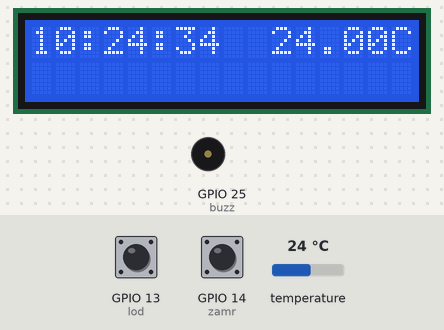
Recording of a sketch running on a simulated ESP32. Parts: 16×2 character LCD, buzzer (waves = sounding, pin HIGH). The inputs (shaded band) are chosen by the test bench; at power-on: GPIO 13 (lod) HIGH, GPIO 14 (zamr) HIGH, temperature 24 °C. WiFi joins after 1.5 s; servers stay silent unless stated; the local clock reads 2024-03-15 10:24:30 at power-on unless the sketch sets it.

Above: at 5.3 s.
5.4 s: GPIO 13 (lod) pulled LOW for 1 s
At 6.5 s:
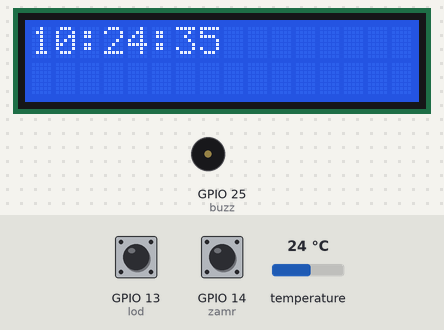
8.2 s: GPIO 14 (zamr) pulled LOW for 0.15 s
At 9.09 s:
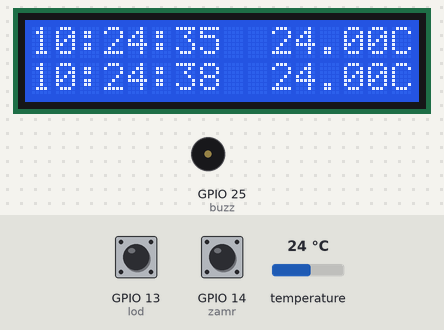
10.7 s: GPIO 13 (lod) driven LOW and GPIO 14 (zamr) driven LOW
At 12.7 s:
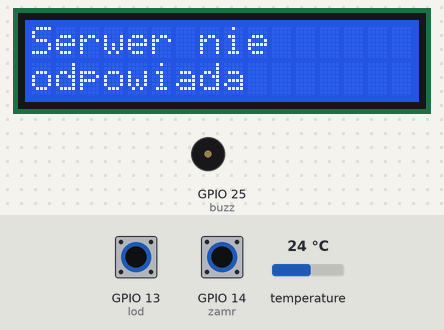
13.4 s: GPIO 14 (zamr) driven HIGH
At 14.7 s:
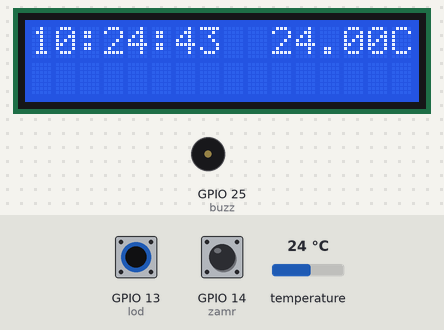
15.8 s: GPIO 14 (zamr) driven LOW
At 16.4 s:
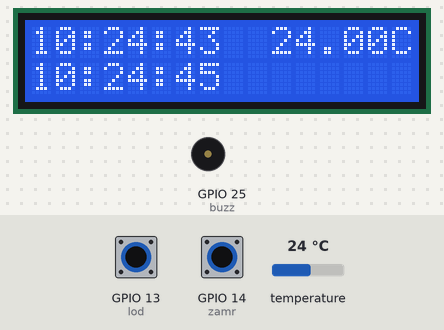
18.0 s: GPIO 14 (zamr) driven HIGH
At 20.7 s:
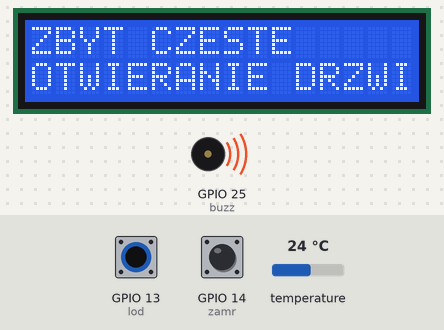
Timing chart, 0 to 22.7 s (numbered marks = the images above; inputs shaded):
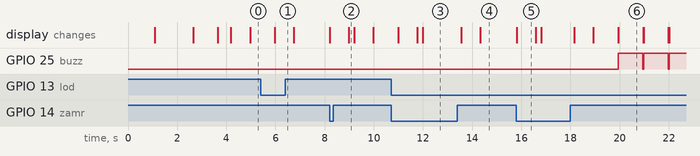

Measured:
- after the input at 5.4 s, the display: changes after 0.58 s (image 1)
- after the input at 8.2 s, the display: first changes at once (image 2 shows a later state)
- after the input at 10.7 s, the display: first changes after 0.29 s (image 3 shows a later state)
- after the input at 13.4 s, the display: first changes after 0.16 s (image 4 shows a later state)
- after the input at 15.8 s, the display: changes at once (image 5)
- after the input at 18.0 s, GPIO 25 (buzz): alternates HIGH for 1.0 s and LOW for 0.03 s, starting after 2.0 s; the display: first changes after 0.15 s (image 6 shows a later state)
- what the display in image 5 shows lasts 0.8 s, from 15.8 s to 16.6 s

The sketch:

sketch_may16a.ino
```cpp
#include <LiquidCrystal_I2C.h>
#include <Wire.h>
#include <RTClib.h>
#include <OneWire.h>
#include <DallasTemperature.h>
#include <WiFi.h>
#include <ESP32Ping.h>
#include <HTTPClient.h>

RTC_DS3231 rtc;
OneWire oneWire(27);
DallasTemperature sensors(&oneWire);
LiquidCrystal_I2C lcd(0x27, 16, 2);
DeviceAddress Device1Address;
int lod = 13, zamr = 14, buzz = 25;
bool flagLOD = false, backup_flagLOD = false, flagZAMR = false, backup_flagZAMR = false, DataSent = true;
int hC = 1000, mC = 1000, sC = 1000, hO = 1000, mO = 1000, sO = 1000, LoC = 0, ZoC = 0, mCtmp = 0, DeviceIDtmp = 13;
float DOtemperatureC, DCtemperatureC;
String timeOD, timeDC, dataNow;

void setup() {
  //esp_sleep_enable_ext0_wakeup(GPIO_NUM_13,1);
  esp_sleep_enable_ext1_wakeup(0x6000,ESP_EXT1_WAKEUP_ANY_HIGH);
  if(digitalRead(lod) == 1 && flagLOD == false && backup_flagLOD == false)
  {
    backup_flagLOD = true;
  }
  if(digitalRead(zamr) == 1 && flagZAMR == false && backup_flagZAMR == false)
  {
    backup_flagZAMR = true;
  }

  Wire.begin(32, 33);

  lcd.init();
  lcd.backlight();
  lcd.setCursor(0, 0);
  lcd.print("Hello, World!");
  pinMode(lod, INPUT_PULLUP);
  pinMode(zamr, INPUT_PULLUP);
  Serial.begin(115200);
  WiFi.mode(WIFI_OFF);
  delay(1000);
  WiFi.mode(WIFI_STA);
  WiFi.begin("TP-Link_24", "pasz12port");

  while (WiFi.status() != WL_CONNECTED){
    //Serial.println("Brak polaczenia");
    lcd.clear();
    lcd.print("Brak polaczenia");
    delay(500);
  }
  lcd.clear();
  lcd.print("Polaczono z WiFi");
  //Serial.print("Nawiazano polaczenie, addres IP : ");
  //Serial.println(WiFi.localIP());

  while(!Ping.ping("192.168.0.169", 1)){
      lcd.clear();
      lcd.print("Serwer nie");
      lcd.setCursor(0, 1);
      lcd.print("odpowiada");
  }
  lcd.clear();
  lcd.setCursor(0, 0);

  delay(500);


  pinMode(buzz, OUTPUT);

  if (!rtc.begin()) {
    AlertsHandler(4);
    while(1);
  }

  //rtc.adjust(DateTime(2021, 5, 20, 17, 56, 0));
  sensors.begin();

  DateTime nowTmp = rtc.now();
  mCtmp = nowTmp.minute();
  if(mCtmp > 58) mCtmp += 1 - 60;
  else mCtmp += 1;
  sC = nowTmp.second();
  lcd.clear();
  lcd.noBacklight();
}

void loop() {

  if(digitalRead(lod) == 1 && digitalRead(zamr) == 0){
    DeviceIDtmp = 13;
  }else if(digitalRead(zamr) == 1 && digitalRead(lod) == 0){
    DeviceIDtmp = 14;
  }
  DeviceHandler(DeviceIDtmp);


  //delay(1000);

}

void DeviceHandler(int DeviceID){
    DateTime now = rtc.now();
    if((digitalRead(DeviceID) == 1 && returnflagValue(DeviceID) == false) || returnBackupFlagValue(DeviceID) == true){
      lcd.clear();
      lcd.backlight();
      //flag = true;
      setFlag(DeviceID, true);
      //backup_flag = false;
      setBackupFlag(DeviceID, false);
      incrementCounter(DeviceID);
      hO = now.hour();
      mO = now.minute();
      sO = now.second();
      timeOD = (String)hO + ":" + (String)mO + ":" + (String)sO;
      //Serial.println(timeOD);
      lcd.print(timeOD);

      DOtemperatureC = getTempFromDeviceID(DeviceID);
      lcd.setCursor(10, 0);
      lcd.print((String)DOtemperatureC);
      lcd.print("C");
      //Serial.print(DOtemperatureC);
      //Serial.println("ºC");
      delay(1000);
  }
  else if(digitalRead(DeviceID) == 1 && returnflagValue(DeviceID) == true){
      if((mO < now.minute() && sO <= now.second())){
        AlertsHandler(2);
      }else if(returnCounterValue(DeviceID) > 3){
        AlertsHandler(1);
      }else if(mO < now.minute() && sO <= now.second() && returnCounterValue(DeviceID) > 3){
        AlertsHandler(6);
      }
      //Serial.println("Door opened!");
  }
  else if(digitalRead(DeviceID) == 0 && returnflagValue(DeviceID) == true){
      if(returnCounterValue(DeviceID) > 3){
        lcd.clear();
      }
      //flag = false;
      setFlag(DeviceID, false);
      hC = now.hour();
      mC = now.minute();
      if(mC > 56) mCtmp = mC + 3 - 60;
      else mCtmp = mC + 3;
      sC = now.second();
      timeDC = (String)hC + ":" + (String)mC+ ":" + (String)sC;
      //Serial.println(timeDC);
      lcd.setCursor(0, 1);
      lcd.print(timeDC);

      DCtemperatureC = getTempFromDeviceID(DeviceID);
      //Serial.print(DCtemperatureC);
      //Serial.println("ºC");
      lcd.setCursor(10, 1);
      lcd.print((String)DCtemperatureC);
      lcd.print("C");

      String dane = "DeviceID=" + (String)DeviceID + "&DataSent=" + (String)DataSent + "&DCtemperatureC=" + (String)DCtemperatureC + "&DOtemperatureC=" + (String)DOtemperatureC + "&timeOD=" + timeOD + "&timeDC=" + timeDC;

      HTTPClient http;
      http.begin("http://192.168.0.169/index/index.php");
      http.setConnectTimeout(1000);
      int httpCode = http.GET();
      if(httpCode < 0)
      {
        if(httpCode == HTTPC_ERROR_CONNECTION_REFUSED)
          AlertsHandler(3);
      }else if(httpCode >= 0){
        http.addHeader("Content-Type", "application/x-www-form-urlencoded");
        http.POST(dane);
        //Serial.println(dane);
        http.end();
      }
  }
  else if(digitalRead(DeviceID) == 0 && returnflagValue(DeviceID) == false){
      if(mCtmp == now.minute() && sC <= now.second()){
        //Serial.println("going to sleep");
        lcd.clear();
        lcd.backlight();
        lcd.print("Ide spac");
        delay(3000);
        lcd.clear();
        lcd.noBacklight();
        esp_deep_sleep_start();
      }
      HTTPClient http;
      http.begin("http://192.168.0.169/index/index.php");
      http.setConnectTimeout(1000);
      int httpCode = http.GET();
      if(httpCode < 0)
      {

        if(httpCode == HTTPC_ERROR_CONNECTION_REFUSED){
            lcd.backlight();
            AlertsHandler(3);
          }
      }else{
        //Serial.println("Door closed");
        lcd.clear();
        lcd.noBacklight();
      }
    }
}

int getTempFromDeviceID(int DeviceID){
  int sensorID;
  if(DeviceID == 13){
    sensorID = 0;
  }else if(DeviceID == 14){
    sensorID = 1;
  }
  sensors.requestTemperatures();
  sensors.getAddress(Device1Address, sensorID);
  return sensors.getTempC(Device1Address);
}

void incrementCounter(int DeviceID){
  if(DeviceID == 13){
    LoC++;
  }else if(DeviceID == 14){
    ZoC++;
  }
}

int returnCounterValue(int DeviceID){
  if(DeviceID == 13){
    return LoC;
  }else if(DeviceID == 14){
    return ZoC;
  }
}

void setFlag(int DeviceID, bool value){
  if(DeviceID == 13){
    flagLOD = value;
  }else if(DeviceID == 14){
    flagZAMR = value;
  }
}

void setBackupFlag(int DeviceID, bool value){
  if(DeviceID == 13){
    backup_flagLOD = value;
  }else if(DeviceID == 14){
    backup_flagZAMR = value;
  }
}

bool returnflagValue(int DeviceID){
  if(DeviceID == 13){
    return flagLOD;
  }else if(DeviceID == 14){
    return flagZAMR;
  }
}

bool returnBackupFlagValue(int DeviceID){
  if(DeviceID == 13){
    return backup_flagLOD;
  }else if(DeviceID == 14){
    return backup_flagZAMR;
  }
}

void AlertsHandler(int errCode){
  switch (errCode) {
    case 1:
      lcd.clear();
      lcd.setCursor(0, 0);
      lcd.print("ZBYT CZESTE ");
      lcd.setCursor(0, 1);
      lcd.print("OTWIERANIE DRZWI");
      digitalWrite(buzz, HIGH);
      delay(1000);
      digitalWrite(buzz, LOW);
      lcd.clear();
      break;
    case 2:
      lcd.clear();
      lcd.setCursor(0, 0);
      lcd.print("ZBYT DLUGO ");
      lcd.setCursor(0, 1);
      lcd.print("OTWARTE DRZWI");
      digitalWrite(buzz, HIGH);
      delay(1000);
      digitalWrite(buzz, LOW);
      lcd.clear();
      break;
    case 3:
      lcd.clear();
      lcd.print("Serwer nie");
      lcd.setCursor(0, 1);
      lcd.print("odpowiada");
    break;
    case 4:
      lcd.clear();
      lcd.print("RTC nie");
      lcd.setCursor(0, 1);
      lcd.print("odpowiada");
    break;
    case 5:
      lcd.clear();
      lcd.print("Czujnik nie");
      lcd.setCursor(0, 1);
      lcd.print("odpowiada");
    break;
    case 6:
      lcd.clear();
      lcd.setCursor(0, 0);
      lcd.print("ZA DLUGO/CZESTO ");
      lcd.setCursor(0, 1);
      lcd.print("OTWARTE DRZWI");
      digitalWrite(buzz, HIGH);
      delay(1000);
      digitalWrite(buzz, LOW);
      lcd.clear();
    break;
    default:

    break;
  }
}
```
